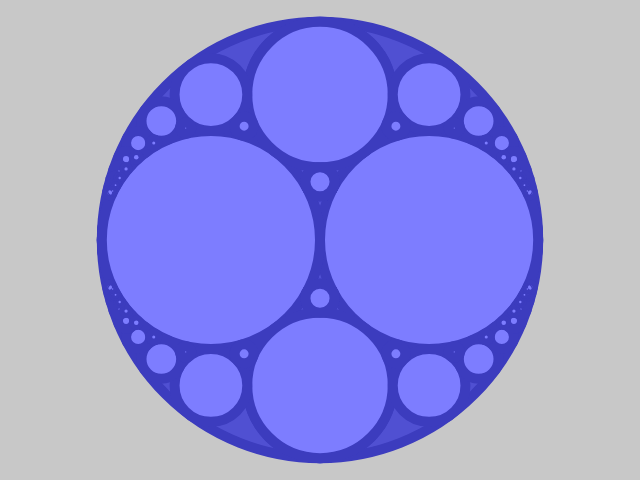
Frame 1 (no input)
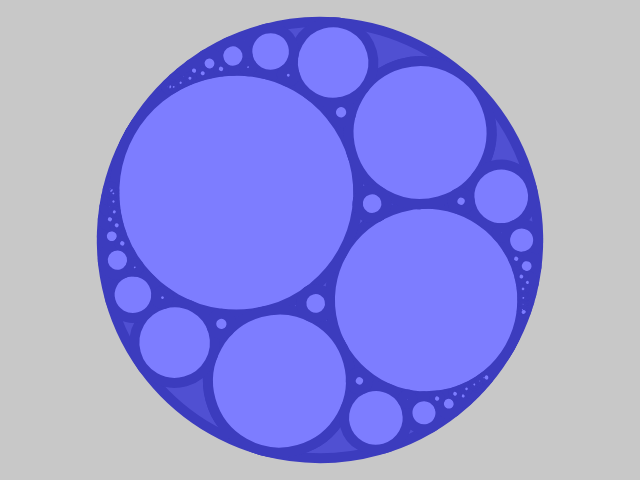
Frame 60 (no input)
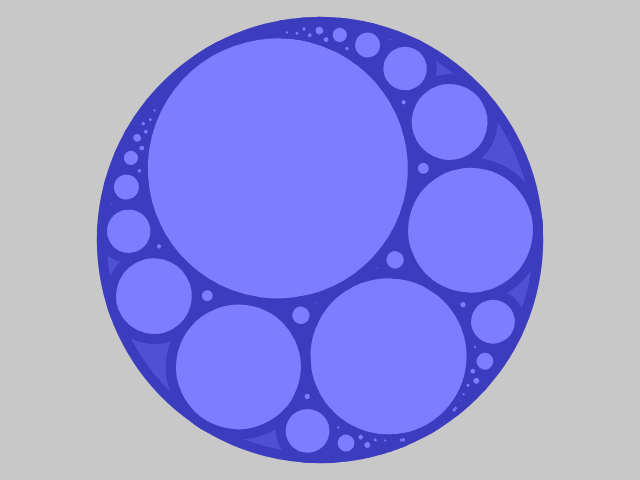
Frame 120 (the mouse pressed at the canvas centre since frame 60)

The p5.js sketch that drew these frames (run headless with seeded random() and noise() and a simulated clock; from frame 60 on, the mouse is pressed at the canvas centre):

// p5.js sketch
// ── sketch.js
// https://en.wikipedia.org/wiki/Pappus_chain
// http://mathworld.wolfram.com/PappusChain.html
const w = 640;
const h = 480;

let rad_perc = 0.5;
let delta_rad_perc = 0.001;
const min_rad_perc = 0;
const max_rad_perc = 1 - min_rad_perc;

const mr = h / 2.2;
let ur = mr * rad_perc;
let vr = mr - ur;

let m;
let u;
let v;
let a;
let b;
let c;
let r;

let angle = 0;
const delta_angle = 0.5;


function setup() {
  createCanvas(w, h);
  background(200);
  angleMode(DEGREES);

  translate(w / 2, h / 2);
  strokeWeight(10);
  noFill();

  m = createVector(0, 0);
  u = createVector(m.x - mr + ur, m.y);
  v = createVector(m.x + mr - vr, m.y);

  a = createVector(m.x - mr, m.y);
  b = createVector(m.x + mr, m.y);
}


function draw() {
  clear();
  background(200);
  translate(w / 2, h / 2);
  rotate(angle);

  ur = mr * rad_perc;
  vr = mr - ur;

  u = createVector(m.x - mr + ur, m.y);
  v = createVector(m.x + mr - vr, m.y);
  c = createVector(a.x + ur * 2, m.y);

  stroke(60, 60, 190);
  fill(80, 80, 210);
  ellipse(m.x, m.y, mr * 2);

  fill(125, 125, 255);
  ellipse(u.x, u.y, ur * 2);

  for (let i = 0; i < 10; i++) {
    pappus_circle(i, (a.x - c.x) / (a.x - b.x));
    push();
    scale(-1, 1);
    pappus_circle(i, (b.x - c.x) / (b.x - a.x));
    pop();
  }

  if (rad_perc >= max_rad_perc | rad_perc <= min_rad_perc) {
    delta_rad_perc *= -1;
  }

  rad_perc += delta_rad_perc;
  angle += delta_angle;
}


function pappus_circle(n, rr) {
  let xn = (rr * (1 + rr)) / (2 * (n ** 2 * (1 - rr) ** 2 + rr));
  let yn = (n * rr * (1 - rr)) / (n ** 2 * (1 - rr) ** 2 + rr);
  let rn = ((1 - rr) * rr) / (2 * (n ** 2 * (1 - rr) ** 2 + rr));

  let xn2 = rr * (7 + rr) / (2 * (4 + 4 * n * (n - 1) * (1 - rr) ** 2 + rr * (rr - 1)));
  let yn2 = 2 * (2 * n - 1) * rr * (1 - rr) / (4 + 4 * n * (n - 1) * (1 - rr) ** 2 + rr * (rr - 1));
  let rn2 = rr * (1 - rr) / (2 * (4 + 4 * n * (n - 1) * (1 - rr) ** 2 + rr * (rr - 1)));


  xn *= mr * 2;
  yn *= mr * 2;
  rn *= mr * 2;

  xn2 *= mr * 2;
  yn2 *= mr * 2;
  rn2 *= mr * 2;

  ellipse(xn - mr, yn, rn * 2);
  push();
  scale(1, -1);
  ellipse(xn - mr, yn, rn * 2);
  pop();

  ellipse(xn2 - mr, yn2, rn2 * 2);
  push();
  scale(1, -1);
  ellipse(xn2 - mr, yn2, rn2 * 2);
  pop();
}
